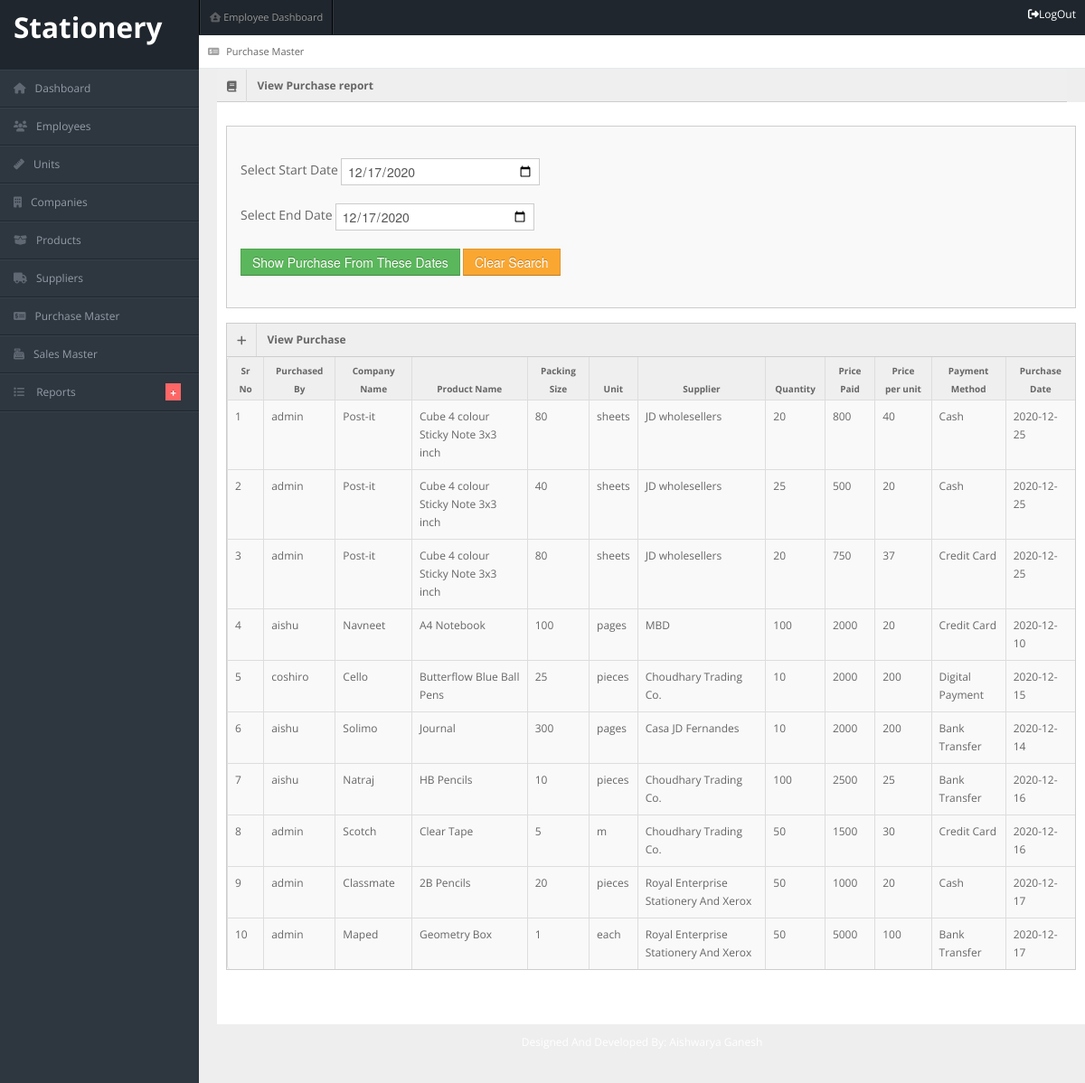
Screenshot of /Stationery_IMS/admin/purchase_report.php (signed in) with the database file from the repository.
### tables this page shows
CREATE TABLE `purchase_master` (
  `id` int(5) NOT NULL,
  `company_name` varchar(100) NOT NULL,
  `product_name` varchar(100) NOT NULL,
  `unit` varchar(50) NOT NULL,
  `packing_size` varchar(20) NOT NULL,
  `quantity` int(10) NOT NULL,
  `price` decimal(10,0) NOT NULL,
  `supplier` varchar(100) NOT NULL,
  `payment_method` varchar(100) NOT NULL,
  `date_of_purchase` date NOT NULL,
  `username` varchar(50) NOT NULL
);

### Stationery_IMS/admin/purchase_report.php (the view, shortened to what this page needs)
<?php
include "header.php";
include "../employee/connection.php";
 ?>
<div id="content">
    <div id="content-header">
        <div id="breadcrumb"><a href="#" title="Current page" class="tip-bottom"><i class="fas fa-money-check-alt"></i>
          Purchase Master</a></div>
    </div>
    <div class="container-fluid">
      <div class="widget-title"> <span class="icon"><i class="fas fa-book"></i></span>
        <h5>View Purchase report</h5>
      </div>
        <div class="row-fluid" style="background-color: white; min-height: 1000px; padding:10px;">
          <div class="span12">
            <div class="widget-box">
              <div class="widget-content padding">
            <form class="form-inline" action="" name="form1" method="post">
                      <br>
                       <div class="form-group">
                           <label for="email">Select Start Date</label>
                           <input type="date" id="date_start" name="date_start" placeholder="YYYY-MM-DD" value="<?php echo date("Y-m-d") ?>">
                       </div>
                       <br>
                       <div class="form-group">
                           <label for="email">Select End Date</label>
                            <input type="date" id="date_end" name="date_end" placeholder="YYYY-MM-DD" value="<?php echo date("Y-m-d") ?>">
                       </div>
                       <br>
                       <button type="submit" name="submitStart" class="btn btn-success">Show Purchase From These Dates</button>
                       <button type="button" name="submitEnd" class="btn btn-warning" onclick="window.location.href=window.location.href">Clear Search</button>
                   </form>
                   <br>
                  </div>
                </div>
            <div class="widget-box">
            <div class="widget-title"> <span class="icon"> <i class="fas fa-plus"></i> </span>
                <h5>View Purchase</h5>
              </div>
            <div class="widget-content nopadding">
              <table class="table table-bordered table-striped">
                <thead>
                  <tr>
                    <th>Sr No</th>
                    <th>Purchased By</th>
                    <th>Company Name</th>
                    <th>Product Name</th>
                    <th>Packing Size</th>
                    <th>Unit</th>
                    <th>Supplier</th>
                    <th>Quantity</th>
                    <th>Price Paid</th>
                    <th>Price per unit</th>
                    <th>Payment Method</th>
                    <th>Purchase Date</th>
                  </tr>
                </thead>
                <tbody>
                  <?php
                  if(isset($_POST["submitStart"]))
                  {
                    $res = mysqli_query($link,"select * from purchase_master where date_of_purchase>= '$_POST[date_start]' && date_of_purchase<='$_POST[date_end]'");
                  }
                  else
                  {
                    $res = mysqli_query($link,"select * from purchase_master");
                  }
                  $count =0;
                  while($row=mysqli_fetch_array($res))
                  {
                    $count = $count +1;
                      ?>
                      <tr>
                        <td><?php echo $count ?></td>
                        <td><?php echo $row["username"] ?></td>
                        <td><?php echo $row["company_name"] ?></td>
                        <td><?php echo $row["product_name"] ?></td>
                        <td><?php echo $row["packing_size"] ?></td>
                        <td><?php echo $row["unit"] ?></td>
                          <td><?php echo $row["supplier"] ?></td>
                        <td><?php echo $row["quantity"] ?></td>
                        <td><?php echo $row["price"] ?></td>
                        <td><?php
                          $ppu = bcdiv($row["price"],$row["quantity"]);
                        echo $ppu; ?></td>
                        <td><?php echo $row["payment_method"] ?></td>
                        <td><?php echo $row["date_of_purchase"] ?></td>
                      </tr>
                      <?php
                    }
                   ?>
                </tbody>
              </table>
            </div>
        </div>
    </div>
</div>
<?php
include "footer.php";
 ?>

### Stationery_IMS/admin/css/matrix-style.css (style rules this page uses)
* { outline:none !important; -moz-outline: none !important; }
html, body { height:100% }
body { overflow-x: hidden; margin-top: -10px; font-family: 'Open Sans', sans-serif; font-size:12px; color:#666; }
a { color:#666; }
select, textarea, input[type="text"], input[type="password"], input[type="datetime"], input[type="datetime-local"], input[type="date"], input[type="month"], input[type="time"], input[type="week"], input[type="number"], input[type="email"], input[type="url"], input[type="search"], input[type="tel"], input[type="color"], .uneditable-input, .label, .dropdown-menu, .btn, .well, .progress, .table-bordered, .btn-group > .btn:first-child, .btn-group > .btn:last-child, .btn-group > .btn:last-child, .btn-group > .dropdown-toggle, .alert { border-radius:0px; }
.btn, textarea, input[type="text"], input[type="password"], input[type="datetime"], input[type="datetime-local"], input[type="date"], input[type="month"], input[type="time"], input[type="week"], input[type="number"], input[type="email"], input[type="url"], input[type="search"], input[type="tel"], input[type="color"], .uneditable-input { box-shadow:none; }
.progress, .progress-success .bar, .progress .bar-success, .progress-warning .bar, .progress .bar-warning, .progress-danger .bar, .progress .bar-danger, .progress-info .bar, .progress .bar-info, .btn, .btn-primary { background-image:none; }
#content { background: none repeat scroll 0 0 #eeeeee; margin-left: 220px; margin-right: 0; padding-bottom: 25px; position: relative; min-height:100%; width: auto; }
#content-header { position: abslute; width: 100%; margin-top: -38px; z-index: 20; }
#breadcrumb { background-color: #fff; border-bottom: 1px solid #e3ebed; }
#breadcrumb a { padding: 8px 20px 8px 10px; display: inline-block; background-image: url('../img/breadcrumb.png'); background-position: center right; background-repeat: no-repeat; font-size: 11px; color: #666666; }
#breadcrumb a:last-child { background-image:none; }
#breadcrumb a i { margin-right: 5px; opacity: .6; }
.stat-boxes .peity_bar_good, .stat-boxes .peity_line_good, { color: #459D1C; }
.widget-box { background: none repeat scroll 0 0 #F9F9F9; border-left: 1px solid #CDCDCD; border-top: 1px solid #CDCDCD; border-right: 1px solid #CDCDCD; clear: both; margin-top: 16px; margin-bottom: 16px; position: relative; }
.widget-title, .modal-header, .table th, div.dataTables_wrapper .ui-widget-header { background:#efefef; border-bottom: 1px solid #CDCDCD; height: 36px; }
.widget-title span.icon { padding: 9px 10px 7px 11px; float: left; border-right:1px solid #dadada; }
.widget-title h5 { color: #666; float: left; font-size: 12px; font-weight: bold; padding: 12px; line-height: 12px; margin: 0; }
.widget-content { padding:15px; border-bottom: 1px solid #cdcdcd; }
.table th { height: auto; font-size: 10px; padding: 5px 10px 2px; border-bottom: 0; text-align: center; color: #666666; }
.nopadding { padding: 0 !important; }
.nopadding .table { margin-bottom: 0; }
.nopadding .table-bordered { border: 0; }
form { margin-bottom: 0; }

### Stationery_IMS/admin/css/matrix-media.css (style rules this page uses)
body { background:#2E363F; }

### rows the page displays
purchase_master: username "admin", company_name "Post-it", product_name "Cube 4 colour Sticky Note 3x3 inch", packing_size "80", unit "sheets", supplier "JD wholesellers", quantity "20", price "800", ppu "40", payment_method "Cash", date_of_purchase "2020-12-25"
purchase_master: username "admin", company_name "Post-it", product_name "Cube 4 colour Sticky Note 3x3 inch", packing_size "40", unit "sheets", supplier "JD wholesellers", quantity "25", price "500", ppu "20", payment_method "Cash", date_of_purchase "2020-12-25"
purchase_master: username "admin", company_name "Post-it", product_name "Cube 4 colour Sticky Note 3x3 inch", packing_size "80", unit "sheets", supplier "JD wholesellers", quantity "20", price "750", ppu "37", payment_method "Credit Card", date_of_purchase "2020-12-25"
purchase_master: username "aishu", company_name "Navneet", product_name "A4 Notebook", packing_size "100", unit "pages", supplier "MBD", quantity "100", price "2000", ppu "20", payment_method "Credit Card", date_of_purchase "2020-12-10"
purchase_master: username "coshiro", company_name "Cello", product_name "Butterflow Blue Ball Pens", packing_size "25", unit "pieces", supplier "Choudhary Trading Co.", quantity "10", price "2000", ppu "200", payment_method "Digital Payment", date_of_purchase "2020-12-15"
purchase_master: username "aishu", company_name "Solimo", product_name "Journal", packing_size "300", unit "pages", supplier "Casa JD Fernandes", quantity "10", price "2000", ppu "200", payment_method "Bank Transfer", date_of_purchase "2020-12-14"
purchase_master: username "aishu", company_name "Natraj", product_name "HB Pencils", packing_size "10", unit "pieces", supplier "Choudhary Trading Co.", quantity "100", price "2500", ppu "25", payment_method "Bank Transfer", date_of_purchase "2020-12-16"
purchase_master: username "admin", company_name "Scotch", product_name "Clear Tape", packing_size "5", unit "m", supplier "Choudhary Trading Co.", quantity "50", price "1500", ppu "30", payment_method "Credit Card", date_of_purchase "2020-12-16"
purchase_master: username "admin", company_name "Classmate", product_name "2B Pencils", packing_size "20", unit "pieces", supplier "Royal Enterprise Stationery And Xerox", quantity "50", price "1000", ppu "20", payment_method "Cash", date_of_purchase "2020-12-17"
purchase_master: username "admin", company_name "Maped", product_name "Geometry Box", packing_size "1", unit "each", supplier "Royal Enterprise Stationery And Xerox", quantity "50", price "5000", ppu "100", payment_method "Bank Transfer", date_of_purchase "2020-12-17"
